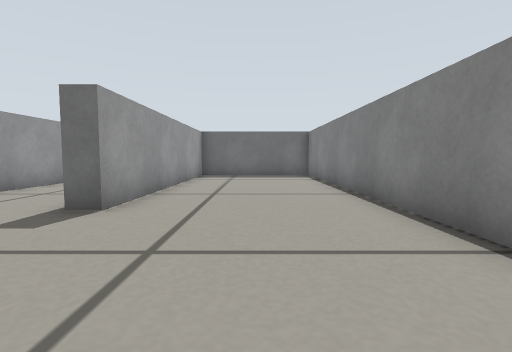
[1] (above)

14 first-person views from a walk through a Gazebo world. The camera is 0.22 m above the floor, tilts 4° down and sees 85° across. The floor is counted in squares, 0.25 m on a side. Each view is taken from the middle of a square. On the plan, view 1 faces up. The plan holds only what a view shows up to about 11 squares ahead; the rest is blank.

[2]
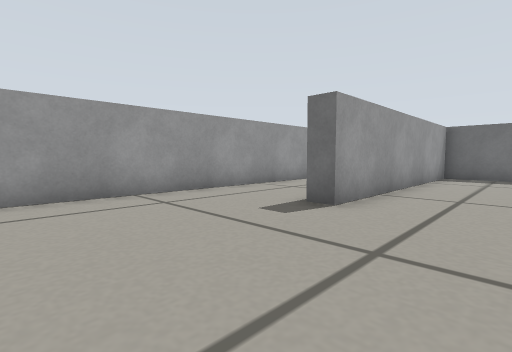

[3]
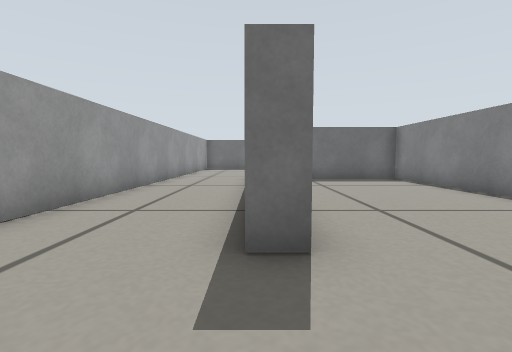

[4]
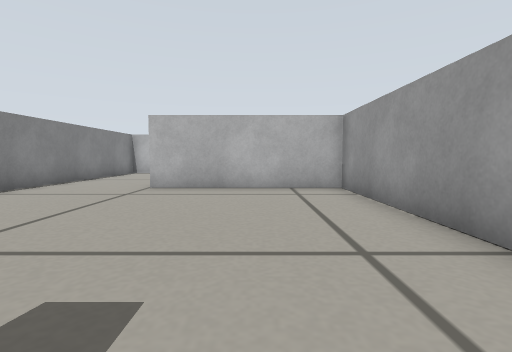

[5]
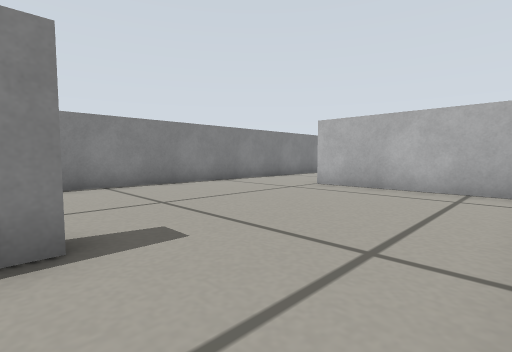

[6]
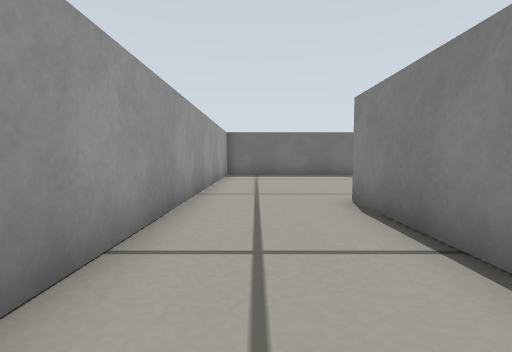

[7]
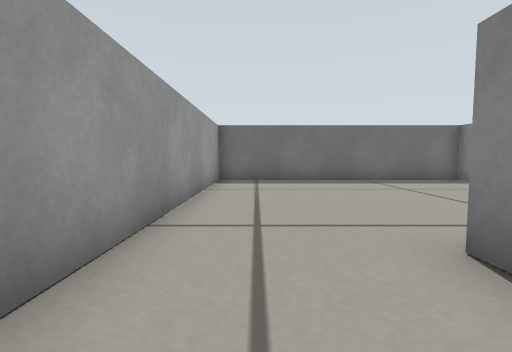

[8]
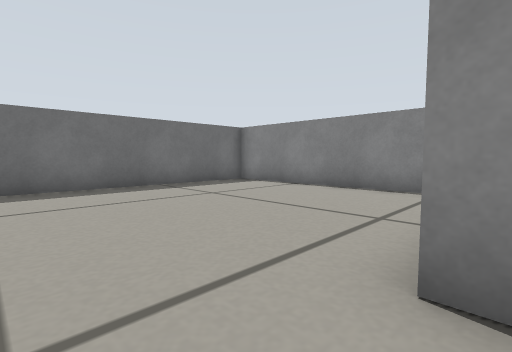

[9]
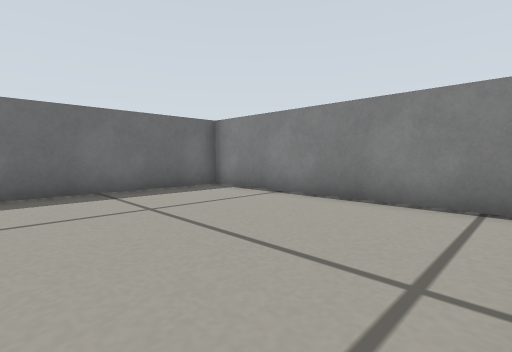

[10]
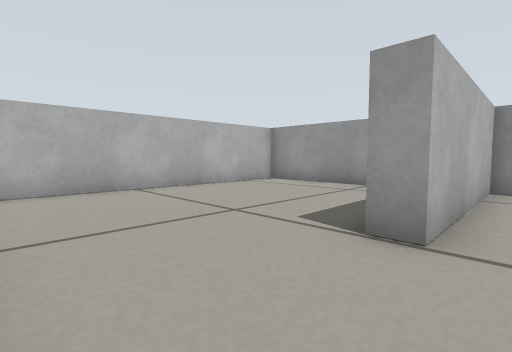

[11]
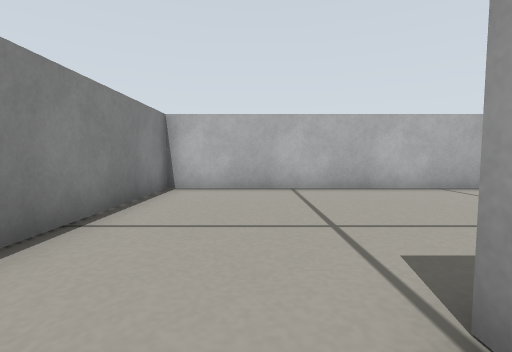

[12]
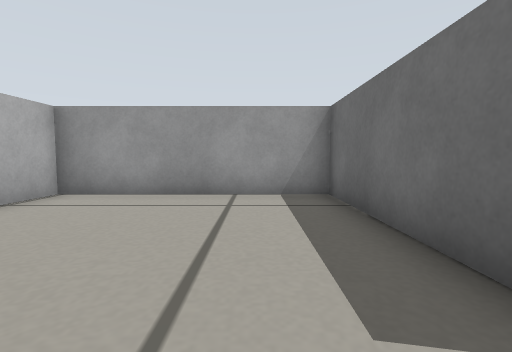

[13]
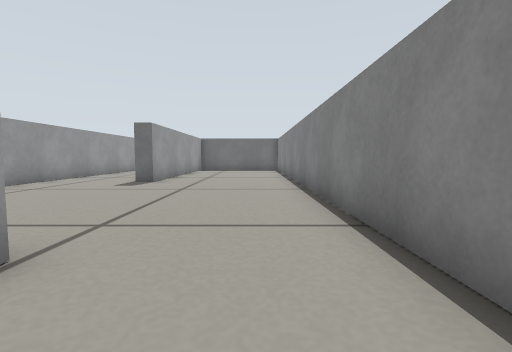

[14]
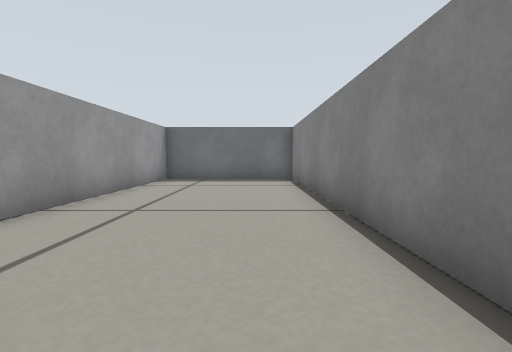

### Floor plan
Ten units are one square. View 1 is at (0, 0); x grows to the right and y downward. Boxes are objects, and circles mark ways between rooms. Rooms are numbered by the first view taken in them; rooms with no view inside come last. Other rooms are left out.
<svg viewBox="-69 -217 98 318">
<path fill="none" stroke="#000" d="M-31 -100 -31 -135M24 26 24 -129 -25 -129 -25 -45 -31 -45 -31 -50M-64 -145 -64 27 -11 27M24 -141 24 -212 -64 -212 -64 -145M-17 33 -64 33 -64 96 24 96 24 26M-11 27 -11 34"/>
<circle cx="-50" cy="-137" r="3" fill="#2a7"/>
<circle cx="5" cy="30" r="3" fill="#2a7"/>
<text x="-20" y="-50">1</text>
<text x="-20" y="-170">2</text>
<text x="-20" y="60">3</text>
</svg>
Room 1 opens to room 2. Room 1 opens to room 3.

Where each view was taken, in squares from view 1:
view 1: 0 up, 0 right, facing up
view 2: 0 up, 0 right, facing up-left
view 3: 2 up, 3 left, facing up
view 4: 5 up, 4 left, facing down
view 5: 5 up, 6 left, facing down-right
view 6: 8 up, 5 left, facing up
view 7: 11 up, 5 left, facing up
view 8: 13 up, 5 left, facing up-right
view 9: 14 up, 3 left, facing up-right
view 10: 2 down, 2 right, facing down-left
view 11: 2 down, 0 right, facing down
view 12: 5 down, 0 right, facing left
view 13: 5 down, 1 right, facing up
view 14: 2 up, 1 right, facing up
